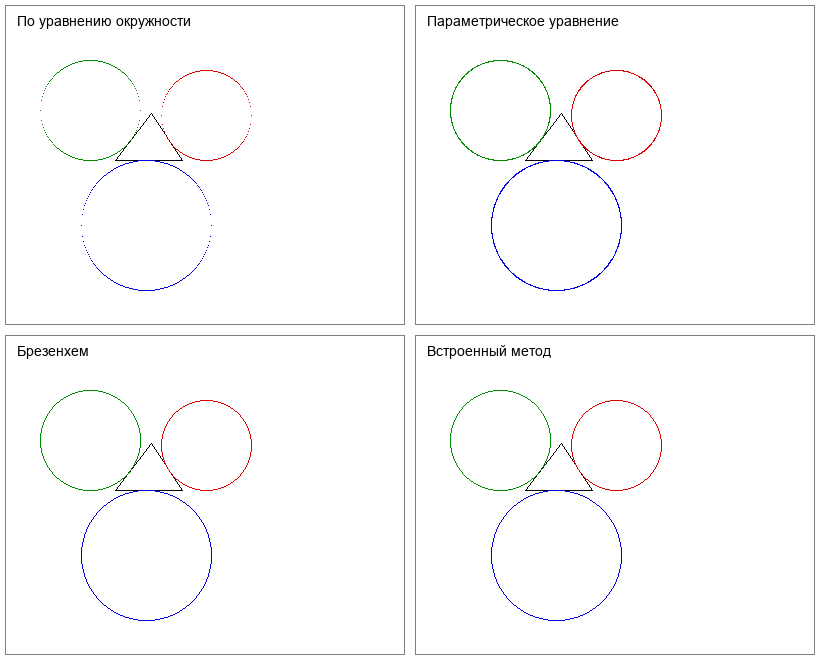

Reproduce this figure in Python.
import tkinter as tk
from tkinter import filedialog, messagebox
from PIL import Image, ImageTk, ImageDraw, ImageFont
import xml.etree.ElementTree as ET
import math

img = None
img_tk = None
sides = None

PW = 400
PH = 320
W = PW * 2 + 20
H = PH * 2 + 20


def get_font(size=14):
    paths = [
        "/usr/share/fonts/truetype/dejavu/DejaVuSans.ttf",
        "/usr/share/fonts/dejavu/DejaVuSans.ttf",
        "C:/Windows/Fonts/arial.ttf",
        "C:/Windows/Fonts/segoeui.ttf"
    ]

    for path in paths:
        try:
            return ImageFont.truetype(path, size)
        except:
            pass

    return ImageFont.load_default()


FONT = get_font(14)


def read_svg():
    global sides

    path = filedialog.askopenfilename(
        title="Открыть SVG",
        filetypes=[("SVG", "*.svg"), ("Все файлы", "*.*")]
    )

    if path == "":
        return

    try:
        tree = ET.parse(path)
        root = tree.getroot()

        lengths = []

        for elem in root.iter():
            if elem.tag.lower().endswith("line"):
                x1 = float(elem.get("x1", "0"))
                y1 = float(elem.get("y1", "0"))
                x2 = float(elem.get("x2", "0"))
                y2 = float(elem.get("y2", "0"))

                length = math.hypot(x2 - x1, y2 - y1)
                lengths.append(length)

        if len(lengths) < 3:
            messagebox.showwarning(
                "Ошибка",
                "В SVG должно быть минимум 3 отрезка"
            )
            return

        # Первые три отрезка считаем сторонами AB, BC и CA
        c = lengths[0]
        a = lengths[1]
        b = lengths[2]

        if a + b <= c or a + c <= b or b + c <= a:
            messagebox.showwarning(
                "Ошибка",
                "Длины первых трех отрезков не образуют треугольник"
            )
            return

        sides = (a, b, c)

        info.config(
            text=f"a={a:.1f}  b={b:.1f}  c={c:.1f}"
        )

        messagebox.showinfo(
            "Готово",
            "Длины сторон считаны из SVG"
        )

    except:
        messagebox.showerror(
            "Ошибка",
            "Не удалось прочитать SVG файл"
        )


def triangle_data(a, b, c):
    # A=(0,0), B=(c,0), C=(x,y)
    x = (b * b + c * c - a * a) / (2 * c)
    y2 = b * b - x * x

    if y2 <= 0:
        return None

    y = math.sqrt(y2)

    A = (0.0, 0.0)
    B = (c, 0.0)
    C = (x, y)

    s = (a + b + c) / 2
    area = c * y / 2

    ra = area / (s - a)
    rb = area / (s - b)
    rc = area / (s - c)

    ia = (
        (-a * A[0] + b * B[0] + c * C[0]) / (-a + b + c),
        (-a * A[1] + b * B[1] + c * C[1]) / (-a + b + c)
    )

    ib = (
        (a * A[0] - b * B[0] + c * C[0]) / (a - b + c),
        (a * A[1] - b * B[1] + c * C[1]) / (a - b + c)
    )

    ic = (
        (a * A[0] + b * B[0] - c * C[0]) / (a + b - c),
        (a * A[1] + b * B[1] - c * C[1]) / (a + b - c)
    )

    return A, B, C, (ia, ra), (ib, rb), (ic, rc)


def fit_geometry(data):
    A, B, C, ca, cb, cc = data
    circles = [ca, cb, cc]

    xs = [A[0], B[0], C[0]]
    ys = [A[1], B[1], C[1]]

    for center, r in circles:
        xs.extend([center[0] - r, center[0] + r])
        ys.extend([center[1] - r, center[1] + r])

    min_x = min(xs)
    max_x = max(xs)
    min_y = min(ys)
    max_y = max(ys)

    margin = 35
    sx = (PW - margin * 2) / (max_x - min_x)
    sy = (PH - margin * 2 - 20) / (max_y - min_y)
    scale = min(sx, sy)

    def tr(p, ox, oy):
        x = ox + margin + (p[0] - min_x) * scale
        y = oy + PH - margin - (p[1] - min_y) * scale
        return round(x), round(y)

    return tr, scale


def put(x, y, color):
    if img is None:
        return

    if 0 <= x < img.width and 0 <= y < img.height:
        img.putpixel((x, y), color)


def circle_equation(cx, cy, r, color):
    r = max(1, int(round(r)))

    for x in range(-r, r + 1):
        y2 = r * r - x * x

        if y2 < 0:
            continue

        y = round(math.sqrt(y2))

        put(cx + x, cy + y, color)
        put(cx + x, cy - y, color)


def circle_parametric(cx, cy, r, color):
    r = max(1, int(round(r)))
    steps = max(60, int(2 * math.pi * r * 2))

    for i in range(steps + 1):
        t = 2 * math.pi * i / steps

        x = round(cx + r * math.cos(t))
        y = round(cy + r * math.sin(t))

        put(x, y, color)


def circle_brez(cx, cy, r, color):
    r = max(1, int(round(r)))

    x = 0
    y = r
    d = 3 - 2 * r

    while x <= y:
        pts = [
            (cx + x, cy + y),
            (cx - x, cy + y),
            (cx + x, cy - y),
            (cx - x, cy - y),
            (cx + y, cy + x),
            (cx - y, cy + x),
            (cx + y, cy - x),
            (cx - y, cy - x)
        ]

        for px, py in pts:
            put(px, py, color)

        if d < 0:
            d = d + 4 * x + 6
        else:
            d = d + 4 * (x - y) + 10
            y -= 1

        x += 1


def circle_builtin(cx, cy, r, color):
    r = max(1, int(round(r)))
    d = ImageDraw.Draw(img)

    d.ellipse(
        (cx - r, cy - r, cx + r, cy + r),
        outline=color,
        width=1
    )


def draw_panel(ox, oy, title, method, data):
    d = ImageDraw.Draw(img)

    d.rectangle(
        (ox, oy, ox + PW - 1, oy + PH - 1),
        outline="gray"
    )

    d.text(
        (ox + 12, oy + 8),
        title,
        fill="black",
        font=FONT
    )

    tr, scale = fit_geometry(data)

    A, B, C, ca, cb, cc = data

    pa = tr(A, ox, oy)
    pb = tr(B, ox, oy)
    pc = tr(C, ox, oy)

    # Треугольник
    d.line((pa[0], pa[1], pb[0], pb[1]), fill="black", width=1)
    d.line((pb[0], pb[1], pc[0], pc[1]), fill="black", width=1)
    d.line((pc[0], pc[1], pa[0], pa[1]), fill="black", width=1)

    colors = [
        (220, 0, 0),
        (0, 140, 0),
        (0, 0, 220)
    ]

    for (center, r), color in zip([ca, cb, cc], colors):
        cp = tr(center, ox, oy)
        rr = r * scale
        method(cp[0], cp[1], rr, color)


def build():
    global img

    if sides is None:
        messagebox.showwarning(
            "Ошибка",
            "Сначала откройте SVG файл"
        )
        return

    a, b, c = sides
    data = triangle_data(a, b, c)

    if data is None:
        messagebox.showerror(
            "Ошибка",
            "Не удалось построить треугольник"
        )
        return

    img = Image.new("RGB", (W, H), "white")

    draw_panel(
        5, 5,
        "По уравнению окружности",
        circle_equation,
        data
    )

    draw_panel(
        PW + 15, 5,
        "Параметрическое уравнение",
        circle_parametric,
        data
    )

    draw_panel(
        5, PH + 15,
        "Брезенхем",
        circle_brez,
        data
    )

    draw_panel(
        PW + 15, PH + 15,
        "Встроенный метод",
        circle_builtin,
        data
    )

    show_img()


def show_img():
    global img_tk

    if img is None:
        return

    temp = img.copy()
    temp.thumbnail((980, 720))

    img_tk = ImageTk.PhotoImage(temp)
    picture.config(image=img_tk, text="")


def save_img():
    if img is None:
        messagebox.showwarning(
            "Ошибка",
            "Сначала постройте рисунок"
        )
        return

    path = filedialog.asksaveasfilename(
        title="Сохранить изображение",
        defaultextension=".png",
        filetypes=[
            ("PNG", "*.png"),
            ("BMP", "*.bmp")
        ]
    )

    if path == "":
        return

    try:
        img.save(path)
        messagebox.showinfo(
            "Готово",
            "Файл сохранен"
        )
    except:
        messagebox.showerror(
            "Ошибка",
            "Не удалось сохранить файл"
        )


def save_pbm():
    if img is None:
        messagebox.showwarning(
            "Ошибка",
            "Сначала постройте рисунок"
        )
        return

    path = filedialog.asksaveasfilename(
        title="Сохранить PBM",
        defaultextension=".pbm",
        filetypes=[
            ("PBM", "*.pbm"),
            ("Текстовый файл", "*.txt")
        ]
    )

    if path == "":
        return

    try:
        w, h = img.size

        with open(path, "w", encoding="ascii") as f:
            f.write("P1\n")
            f.write(f"{w} {h}\n")

            for y in range(h):
                row = []

                for x in range(w):
                    r, g, b = img.getpixel((x, y))

                    bright = (
                        0.299 * r +
                        0.587 * g +
                        0.114 * b
                    )

                    if bright < 200:
                        row.append("1")
                    else:
                        row.append("0")

                f.write(" ".join(row) + "\n")

        messagebox.showinfo(
            "Готово",
            "PBM файл сохранен"
        )
    except:
        messagebox.showerror(
            "Ошибка",
            "Не удалось сохранить PBM"
        )


root = tk.Tk()
root.title("Лаба 4. Вариант 12")
root.geometry("1030x780")

top = tk.Frame(root)
top.pack(pady=8)

tk.Button(
    top,
    text="Открыть SVG",
    width=15,
    command=read_svg
).pack(side=tk.LEFT, padx=4)

tk.Button(
    top,
    text="Построить",
    width=15,
    command=build
).pack(side=tk.LEFT, padx=4)

tk.Button(
    top,
    text="Сохранить",
    width=15,
    command=save_img
).pack(side=tk.LEFT, padx=4)

tk.Button(
    top,
    text="PBM",
    width=10,
    command=save_pbm
).pack(side=tk.LEFT, padx=4)

info = tk.Label(
    top,
    text="Стороны не считаны"
)
info.pack(side=tk.LEFT, padx=10)

picture = tk.Label(
    root,
    text="Откройте SVG с тремя сторонами треугольника",
    bg="white",
    bd=1,
    relief=tk.SOLID
)
picture.pack(
    fill=tk.BOTH,
    expand=True,
    padx=10,
    pady=10
)

root.mainloop()
